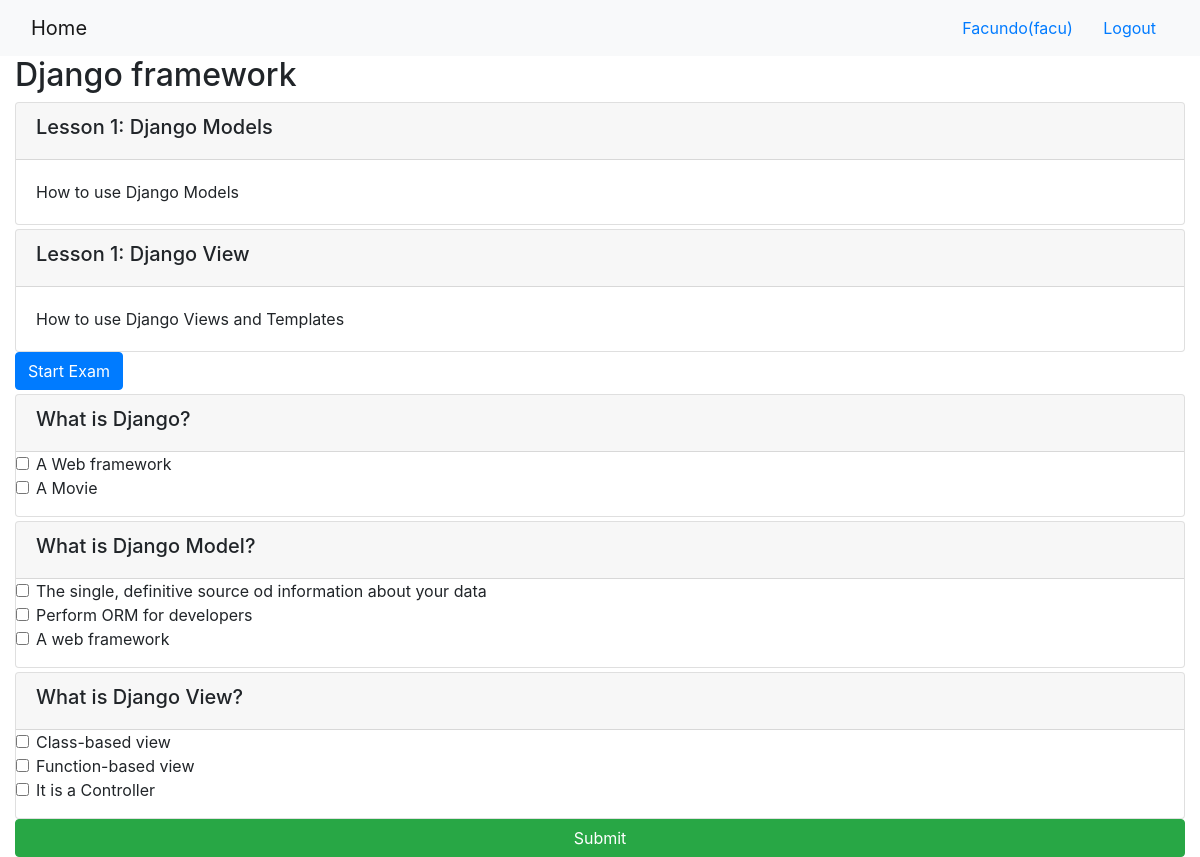
/onlinecourse/1/ (signed in), run on the app's committed database.
### onlinecourse/models.py (models this page shows, shortened)
class Course(models.Model):
    name = models.CharField(null=False, max_length=30, default='online course')
    image = models.ImageField(upload_to='course_images/')
    description = models.CharField(max_length=1000)
    pub_date = models.DateField(null=True)
    instructors = models.ManyToManyField(Instructor)
    users = models.ManyToManyField(settings.AUTH_USER_MODEL, through='Enrollment')
    total_enrollment = models.IntegerField(default=0)
    is_enrolled = False

class Lesson(models.Model):
    title = models.CharField(max_length=200, default="title")
    order = models.IntegerField(default=0)
    course = models.ForeignKey(Course, on_delete=models.CASCADE)
    content = models.TextField()

class Question(models.Model):
    course = models.ManyToManyField(Course)
    question_text = models.CharField(max_length=200)
    grade = models.IntegerField()

class Choice(models.Model):
    question = models.ManyToManyField(Question)
    choice_text = models.CharField(max_length= 500)
    is_correct = models.BooleanField()

### onlinecourse/views.py (the view)
# urls.py: path('<int:pk>/', views.CourseDetailView.as_view(), name='course_details'),
class CourseDetailView(generic.DetailView):
    model = Course
    template_name = 'onlinecourse/course_detail_bootstrap.html'

### onlinecourse/templates/onlinecourse/course_detail_bootstrap.html (shortened to what this page needs)
<!DOCTYPE html>
<html lang="en">
<head>
     {% load static %}
    <link rel="stylesheet" href="https://maxcdn.bootstrapcdn.com/bootstrap/4.5.2/css/bootstrap.min.css">
</head>
<body>
    <nav class="navbar navbar-light bg-light">
        <div class="container-fluid">
            <div class="navbar-header">
                  <a class="navbar-brand" href="{% url 'onlinecourse:index' %}">Home</a>
            </div>
            <ul class="nav navbar-nav navbar-right">
                {% if user.is_authenticated %}
                <li>
                    <a class="btn btn-link" href="#">{{ user.first_name }}({{ user.username }})</a>
                    <a class="btn btn-link" href="{% url 'onlinecourse:logout' %}">Logout</a>
                </li>
                {% endif %}
            </ul>
        </div>
    </nav>
    <div class="container-fluid">
            <h2>{{ course.name }}</h2>
            <div class="card-columns-vertical">
                {% for lesson in course.lesson_set.all %}
                    <div class="card mt-1">
                        <div class="card-header"><h5>Lesson {{lesson.order|add:1}}: {{lesson.title}}</h5></div>
                        <div class="card-body">{{lesson.content}}</div>
                    </div>
                {% endfor %}
            </div>
        {% if user.is_authenticated %}
                <div class="btn btn-primary" type="button" data-toggle="collapse" data-target="#questionform" aria-expanded="false">
                Start Exam
                </div>
                <form id="questionform" action="{% url 'onlinecourse:submit' course.id %}" method="post">
                    {% for question in course.question_set.all %}
                    <div class="card mt-1">
                        <div class="card-header"><h5>{{ question.question_text }}</h5></div>
                        <div class="form-group">
                            {% for choice in question.choice_set.all %}
                            <div class="form-check">
                                <label class="form-check-label">
                                    <input type="checkbox" name="choice_{{choice.id}}"
                                        class="form-check-input" id="{{choice.id}}"
                                        value="{{choice.id}}">{{ choice.choice_text }}
                                </label>
                            </div>
                            {% endfor %}
                        </div>
                    </div>
                    {% endfor %}
                    <input class="btn btn-success btn-block" type="submit" value="Submit">
                </form>
        {% endif %}
    </div>
</body>
</html>

### data on the page
Course: name "Django framework"
Lesson: order|add "1", title "Django Models", content "How to use Django Models"
Lesson: order|add "1", title "Django View", content "How to use Django Views and Templates"
Question: question_text "What is Django?"
Choice: choice_text "A Web framework"
Choice: choice_text "A Movie"
Question: question_text "What is Django Model?"
Choice: choice_text "The single, definitive source od information about your data"
Choice: choice_text "Perform ORM for developers"
Choice: choice_text "A web framework"
Question: question_text "What is Django View?"
Choice: choice_text "Class-based view"
Choice: choice_text "Function-based view"
Choice: choice_text "It is a Controller"

### other printed values
{{ user.first_name }} "Facundo"
{{ user.username }} "facu"
